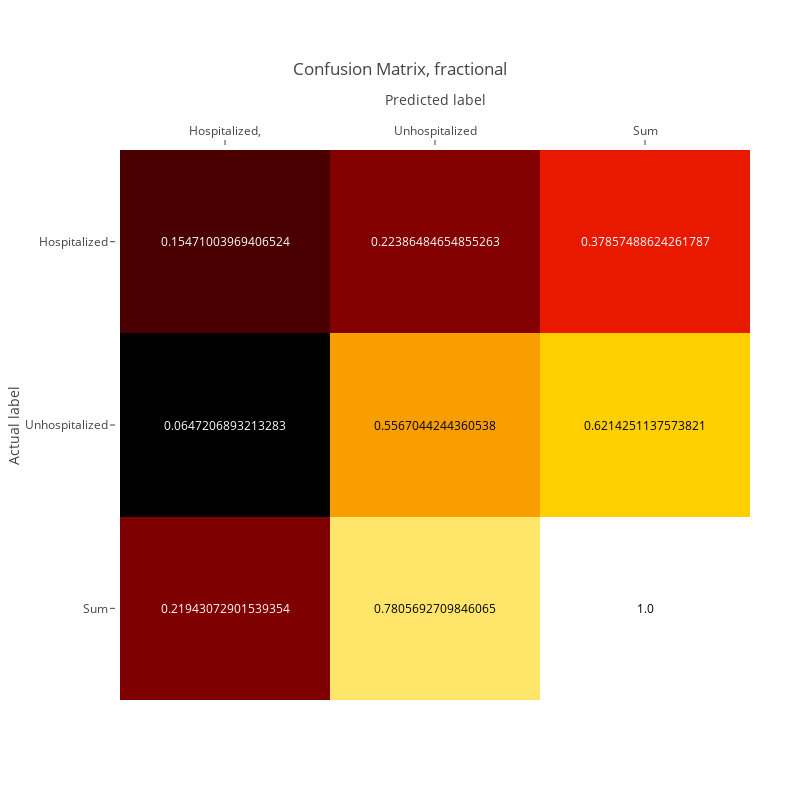

Source (notebook cell):
### Code cell
conf_norm_with_sums = np.zeros(shape=(3,3))
conf_normed = confusion.copy()/confusion.sum()
conf_norm_with_sums[1:3,1:3] = conf_normed
conf_norm_with_sums[0,1:3] = np.sum(conf_normed, axis=0)
conf_norm_with_sums[1:3,0] = np.sum(conf_normed, axis=1)
conf_norm_with_sums[0,0]=np.sum(conf_normed)
print(conf_norm_with_sums)
print(confusion)
#"""
fig = plotly_ff.create_annotated_heatmap(
        conf_norm_with_sums,
        colorscale="Hot",
        
        x=["Sum", "Unhospitalized", "Hospitalized,"],
        y=["Sum", "Unhospitalized", "Hospitalized"],
    )

fig.layout.title = "Confusion Matrix, fractional"
fig.layout.xaxis = xaxis=go.layout.XAxis(
        title="Predicted label",
        autorange='reversed',
        side='top'
    )
fig.layout.yaxis = yaxis=go.layout.YAxis(
        title="Actual label",
    )
fig["layout"].update(width=800, height=800)
fig.layout.margin=go.layout.Margin(
        l=120,
        r=50,
        b=100,
        t=150,
        pad=4
    )
#"""
import plotly.io as pio
#fig.data[0].showscale=True
iplot(fig)
#print(fig)

### Figure 1 — Plotly figure (JSON) as saved in the notebook; plotly's stock layout.template omitted (floating-point values rounded to 4 significant figures)
{"data": [{"colorscale": "Hot", "showscale": false, "type": "heatmap", "uid": "d68138f8-83e1-11e9-8faa-2cfda1341315", "x": ["Sum", "Unhospitalized", "Hospitalized,"], "y": ["Sum", "Unhospitalized", "Hospitalized"], "z": [[1, 0.7806, 0.2194], [0.6214, 0.5567, 0.06472], [0.3786, 0.2239, 0.1547]]}], "layout": {"annotations": [{"font": {"color": "#000000"}, "showarrow": false, "text": "1.0", "x": "Sum", "xref": "x", "y": "Sum", "yref": "y"}, {"font": {"color": "#000000"}, "showarrow": false, "text": "0.7805692709846065", "x": "Unhospitalized", "xref": "x", "y": "Sum", "yref": "y"}, {"font": {"color": "#FFFFFF"}, "showarrow": false, "text": "0.21943072901539354", "x": "Hospitalized,", "xref": "x", "y": "Sum", "yref": "y"}, {"font": {"color": "#000000"}, "showarrow": false, "text": "0.6214251137573821", "x": "Sum", "xref": "x", "y": "Unhospitalized", "yref": "y"}, {"font": {"color": "#000000"}, "showarrow": false, "text": "0.5567044244360538", "x": "Unhospitalized", "xref": "x", "y": "Unhospitalized", "yref": "y"}, {"font": {"color": "#FFFFFF"}, "showarrow": false, "text": "0.0647206893213283", "x": "Hospitalized,", "xref": "x", "y": "Unhospitalized", "yref": "y"}, {"font": {"color": "#FFFFFF"}, "showarrow": false, "text": "0.37857488624261787", "x": "Sum", "xref": "x", "y": "Hospitalized", "yref": "y"}, {"font": {"color": "#FFFFFF"}, "showarrow": false, "text": "0.22386484654855263", "x": "Unhospitalized", "xref": "x", "y": "Hospitalized", "yref": "y"}, {"font": {"color": "#FFFFFF"}, "showarrow": false, "text": "0.15471003969406524", "x": "Hospitalized,", "xref": "x", "y": "Hospitalized", "yref": "y"}], "height": 800, "margin": {"b": 100, "l": 120, "pad": 4, "r": 50, "t": 150}, "title": "Confusion Matrix, fractional", "width": 800, "xaxis": {"autorange": "reversed", "side": "top", "title": "Predicted label"}, "yaxis": {"title": "Actual label"}}}
